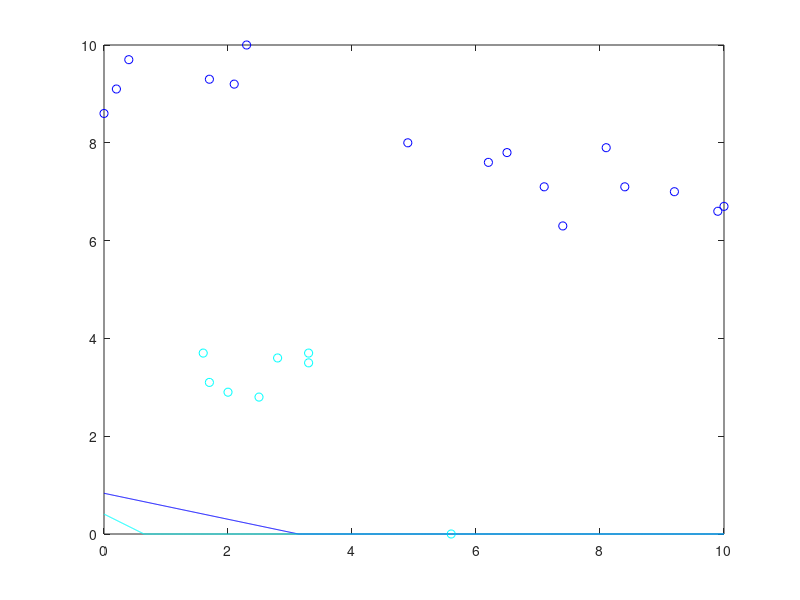

Source code (MATLAB):
x0 = 0.000000:.01:10.000000;
c0 = [8.400000 7.100000 ;
4.900000 8.000000 ;
2.100000 9.200000 ;
6.500000 7.800000 ;
9.900000 6.600000 ;
0.400000 9.700000 ;
8.100000 7.900000 ;
6.200000 7.600000 ;
7.100000 7.100000 ;
0.200000 9.100000 ;
10.000000 6.700000 ;
9.200000 7.000000 ;
0.000000 8.600000 ;
1.700000 9.300000 ;
2.300000 10.000000 ;
7.400000 6.300000 ;
];
y_c0 =  - 0.256875 / 0.966445 * x0  + 0.804996 / 0.966445;
c1 = [2.500000 2.800000 ;
1.700000 3.100000 ;
5.600000 0.000000 ;
2.000000 2.900000 ;
2.800000 3.600000 ;
3.300000 3.500000 ;
3.300000 3.700000 ;
1.600000 3.700000 ;
];
y_c1 =  - 0.533974 / 0.845501 * x0  + 0.344654 / 0.845501;
colors = jet(2);
if (size(c0) >0) plot (c0(:,1), c0(:,2),'o', 'color', colors(1,:)); end
hold on;
if (size(c1) >0) plot (c1(:,1), c1(:,2),'o', 'color', colors(2,:)); end
hold on;
for i = 1 : size(y_c0, 2) 
 if y_c0(i) > 10.000000 
 y_c0(i) = 10.000000; 
 end 
 if y_c0(i) < 0.000000 
 y_c0(i) = 0.000000; 
 end 
 end
for i = 1 : size(y_c1, 2) 
 if y_c1(i) > 10.000000 
 y_c1(i) = 10.000000; 
 end 
 if y_c1(i) < 0.000000 
 y_c1(i) = 0.000000; 
 end 
 end
plot(x0, y_c0, 'color', colors(1,:));
hold on;
plot(x0, y_c1, 'color', colors(2,:));
hold on;
